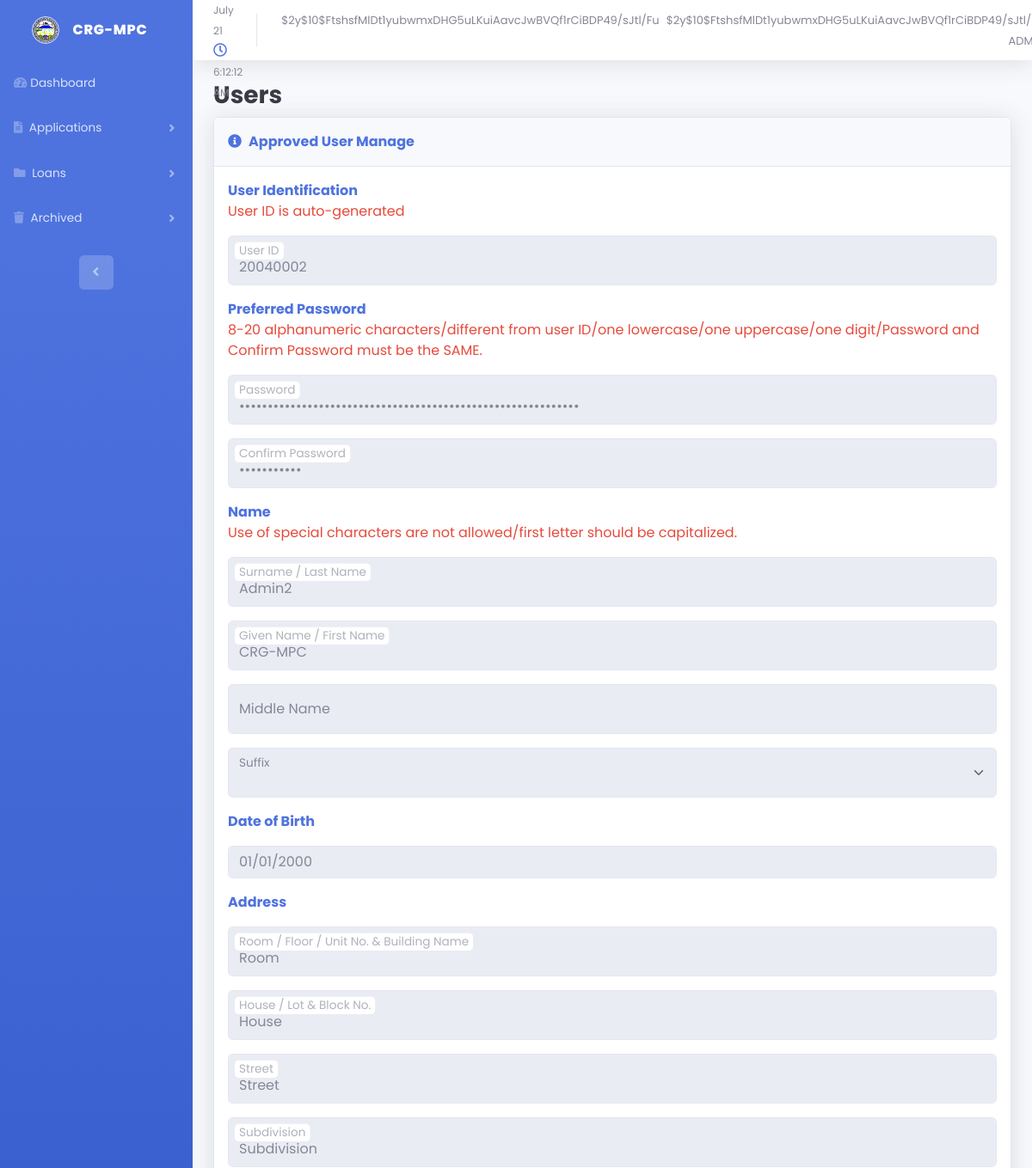
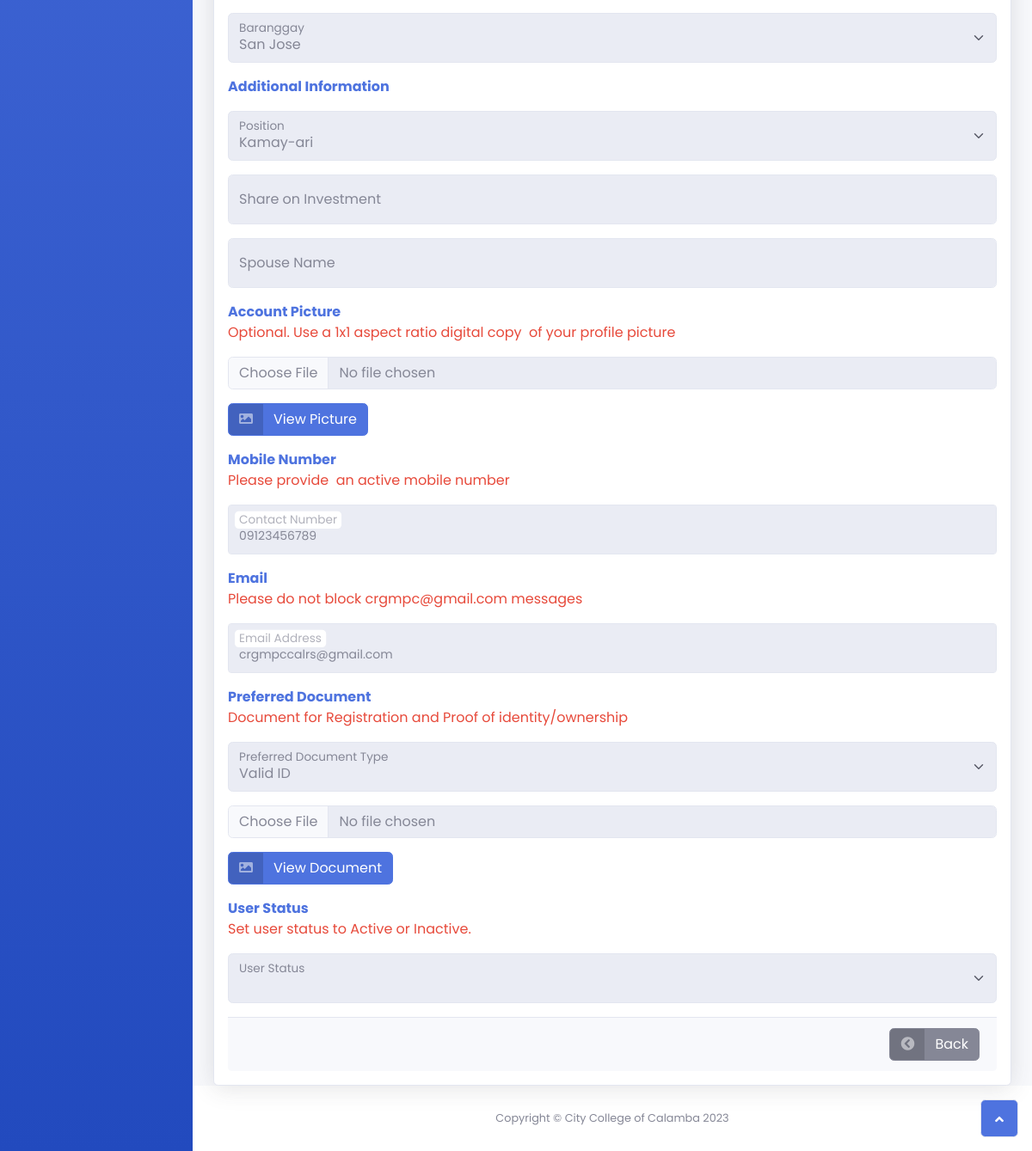
Page /admin/user-manage-view.php?id=20040002 (signed in) on the committed database (2 pictures, top to bottom).
### tables this page shows
CREATE TABLE `user_tbl` (
  `user_id` int(10) NOT NULL,
  `reset_token` varchar(255) NOT NULL,
  `password_reset_done` int(255) NOT NULL,
  `user_pass` varchar(200) NOT NULL,
  `user_pass_confirm` varchar(200) NOT NULL,
  `user_lname` varchar(50) NOT NULL,
  `user_fname` varchar(50) NOT NULL,
  `user_mname` varchar(50) NOT NULL,
  `user_sfxname` varchar(50) NOT NULL,
  `user_birthdate` date NOT NULL,
  `user_address_room` varchar(50) NOT NULL,
  `user_address_house` varchar(50) NOT NULL,
  `user_address_street` varchar(50) NOT NULL,
  `user_address_subd` varchar(50) NOT NULL,
  `user_address_brgy` varchar(50) NOT NULL,
  `account_pictures` blob NOT NULL,
  `user_mnumber` varchar(50) NOT NULL,
  `user_email` varchar(50) NOT NULL,
  `user_pdocument_type` varchar(20) NOT NULL,
  `pdocument` blob NOT NULL,
  `user_status` varchar(50) NOT NULL,
  `position` varchar(255) NOT NULL,
  `spouse_name` varchar(255) NOT NULL,
  `share_investment` varchar(255) NOT NULL,
  `proof_soi` blob NOT NULL,
  `profile` varchar(200) NOT NULL
);

### admin/user-manage-view.php (the view, shortened to what the rows shown need)
<?php
require_once "../db_connection.php";
$sql = "SELECT * FROM user_tbl WHERE user_id = ?";
if ($stmt = mysqli_prepare($conn, $sql)) {
    mysqli_stmt_bind_param($stmt, "i", $param_id);
    if (mysqli_stmt_execute($stmt)) {
        $result = mysqli_stmt_get_result($stmt);
        if (mysqli_num_rows($result) == 1) {
            $row = mysqli_fetch_array($result, MYSQLI_ASSOC);
        } else {
        }
    } else {
        echo "Oops! Something went wrong. Please try again later.";
    }
}
?>
<!DOCTYPE html>
<html data-bs-theme="light" lang="en">
<head>
    <link rel="stylesheet" href="../assets/bootstrap/css/bootstrap.min.css">
    <link rel="stylesheet" href="../assets/fonts/fontawesome-all.min.css">
    <link rel="stylesheet" href="../assets/css/bs-theme-overrides.css">
    <link rel="stylesheet" href="../assets/css/styles.css">
</head>
<body id="page-top">
    <div id="wrapper">
        <div class="d-flex flex-column" id="content-wrapper">
            <div id="content">
                <div class="container-fluid">
                    <form id="user-register" method="post" enctype="multipart/form-data" action="user-pending-update-confirm.php?id=<?php echo urlencode($row["user_id"]); ?>">
                        <div class="card shadow">
                            <div class="card-body">
                                <div class="col">
                                    <div class="form-floating mb-3"><input class="form-control form-control" type="text" id="user-id" placeholder=" " disabled="" required="" autocomplete="off" name="user-id" value="<?php echo $row["user_id"] ?>"><label class="form-label" for="floatingInput">User ID</label></div>
                                    <div class="form-floating mb-3">
                                        <input class="form-control" type="password" id="user-pass" placeholder=" " required="" minlength="8" maxlength="20" name="user-pass" value="<?php echo $row["user_pass"] ?>" oninput="validatePassword()" disabled><label class="form-label" for="floatingInput">Password</label></div>
                                    <div class="form-floating mb-3"><input class="form-control" type="password" id="user-pass-confirm" placeholder=" " required="" minlength="8" maxlength="20" name="user-pass-confirm" value="<?php echo $row["user_pass_confirm"] ?>" disabled><label class="form-label" for="floatingInput">Confirm Password</label></div>
                                    <div class="form-floating mb-3"><input class="form-control form-control" type="text" id="user-lname"  placeholder=" " autocomplete="on" required="" name="user-lname" oninput="capitalizeFirstLetter('user-lname')" value="<?php echo $row["user_lname"] ?>" disabled><label class="form-label" for="floatingInput">Surname / Last Name</label></div>
                                    <div class="form-floating mb-3"><input class="form-control form-control" type="text" id="user-fname" placeholder=" " required="" name="user-fname" oninput="capitalizeFirstLetter('user-fname')" value="<?php echo $row["user_fname"] ?>" disabled><label class="form-label" for="floatingInput">Given Name / First Name</label></div>
                                    <div class="mb-3"><input class="form-control form-control" id="user-birthdate" type="date" required="" name="user-birthdate" max="2002-12-31" min="1958-12-30" value="<?php echo $row["user_birthdate"] ?>" disabled></div>
                                    <div class="form-floating mb-3"><input class="form-control form-control" type="text" id="user-address-room" placeholder=" " name="user-address-room" value="<?php echo $row["user_address_room"] ?>" disabled><label class="form-label" for="floatingInput">Room / Floor / Unit No. &amp; Building Name</label></div>
                                    <div class="form-floating mb-3"><input class="form-control form-control" type="text" id="user-address-house" placeholder=" " name="user-address-house" value="<?php echo $row["user_address_house"] ?>" disabled><label class="form-label" for="floatingInput">House / Lot &amp; Block No.</label></div>
                                    <div class="form-floating mb-3"><input class="form-control form-control" type="text" id="user-address-street" placeholder=" " required="" name="user-address-street" value="<?php echo $row["user_address_street"] ?>" disabled><label class="form-label" for="floatingInput">Street</label></div>
                                    <div class="form-floating mb-3"><input class="form-control form-control" type="text" id="user-address-subd" placeholder=" " name="user-address-subd" value="<?php echo $row["user_address_subd"] ?>" disabled><label class="form-label" for="floatingInput">Subdivision</label></div>
                                    <div class="form-floating mb-3"><select class="form-select form-select" id="user-address-brgy" for="floatinginput" required="" name="user-address-brgy" disabled>
                                            <?php
                                             echo "<option value='" . $row["user_address_brgy"] . "'>" . $row["user_address_brgy"] . "</option>";
                                            ?>
                                        </select><label class="form-label" for="floatingInput">Baranggay</label></div>
                                    <div class="form-floating mb-3">
                                        <select class="form-select form-select" id="user-position" for="floatinginput" required="" name="user-position" disabled>
                                            <option value="<?php echo $row["position"] ?>"><?php echo $row["position"] ?></option>
                                        </select>
                                        <label class="form-label" for="floatingInput">Position</label>
                                    </div>
                                    <div class="form-floating mb-3"><input class="form-control form-control-sm" type="text" id="user-mnumber" required="" placeholder=" " name="user-mnumber" value="<?php echo $row["user_mnumber"] ?>" disabled><label class="form-label" for="floatingInput">Contact Number</label></div>
                                    <div class="form-floating mb-3"><input class="form-control form-control-sm" type="email" id="user-email" placeholder=" " autocomplete="on" name="user-email" value="<?php echo $row["user_email"] ?>" disabled><label class="form-label" for="floatingInput">Email Address</label></div>
                                    <div class="mb-3">
                                        <div class="form-floating mb-3"><select class="form-select form-select" id="user-pdocument-type" for="floatinginput" required="" name="user-pdocument-type" disabled>
                                                <?php
                                                echo "<option value='" . $row["user_pdocument_type"] . "'>" . $row["user_pdocument_type"] . "</option>";
                                                ?>
                                            </select>
                                            <label class="form-label" for="floatinginput">Preferred Document Type</label></div>
                                        </div>
                            </div>
                        </div>
                    </form>
                </div>
            </div>
        </div><a class="border rounded d-inline scroll-to-top" data-bs-toggle="tooltip" data-bss-tooltip="" id="page-top-btn" href="#page-top" title="Return to Top"><i class="fas fa-angle-up"></i></a>
    </div>
</body>
</html>

### rows in the picture
user_tbl: user-id "20040002", user-lname "Admin2", user-fname "CRG-MPC", user-birthdate "01/01/2000", user-address-room "Room", user-address-house "House", user-address-street "Street", user-address-subd "Subdivision", user-address-brgy "San Jose", user-position "Kamay-ari", user-mnumber "09123456789", user-email "crgmpccalrs@gmail.com", user-pdocument-type "Valid ID"

### other values in the picture
$_SESSION["admin_fname"] "$2y$10$FtshsfMlDt1yubwmxDHG5uLKuiAavcJwBVQf1rCiBDP49/sJtl/Fu"
